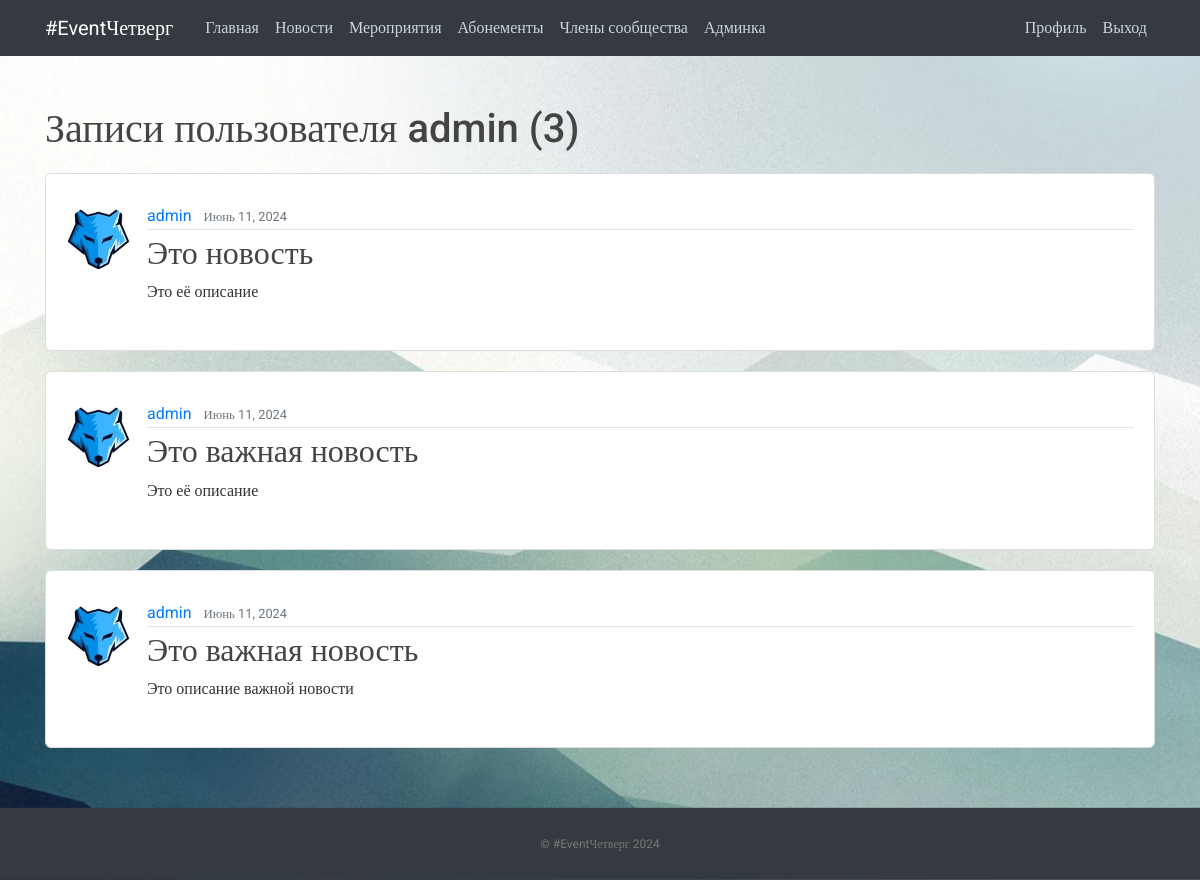
The app's page /user/admin (signed in) with its own data.
### vkr/models.py (models this page shows, shortened)
class Post(models.Model):
    title = models.CharField(max_length=100)
    content = models.TextField()
    date_posted = models.DateTimeField(default=timezone.now)
    author = models.ForeignKey(User, on_delete=models.CASCADE)
    image = models.ImageField(default='event_default.png', upload_to='post_pics')

### users/models.py (models this page shows, shortened)
class Profile(models.Model):
    user = models.OneToOneField(User, on_delete=models.CASCADE)
    image = models.ImageField(default='default.jpg', upload_to='profile_pics')
    about_me = models.TextField(null=True)
    looking_for = models.TextField(null=True)

### vkr/views.py (the view)
# urls.py: path('user/<str:username>', UserPostListView.as_view(), name='user-posts'),
class UserPostListView(ListView):
    model = Post
    template_name = 'vkr/user_posts.html'
    context_object_name = 'posts'
    paginate_by = 5
    def get_queryset(self):
        user = get_object_or_404(User, username=self.kwargs.get('username'))
        return Post.objects.filter(author=user).order_by('-date_posted')

### vkr/templates/vkr/user_posts.html (shortened to what this page needs)
{% extends "vkr/base.html" %}
{% block content %}
    <h1 class="mb-3">Записи пользователя {{ view.kwargs.username }} ({{ page_obj.paginator.count }})</h1>
    {% for post in posts %}
        <article class="media content-section">
          <img class="rounded-circle article-img" src="{{ post.author.profile.image.url }}">
          <div class="media-body">
            <div class="article-metadata">
              <a class="mr-2" href="{% url 'user-posts' post.author.username %}">{{ post.author }}</a>
              <small class="text-muted">{{ post.date_posted|date:"F d, Y" }}</small>
            </div>
            <h2><a class="article-title" href="{% url 'post-detail' post.id %}">{{ post.title }}</a></h2>
            <p class="article-content">{{ post.content }}</p>
          </div>
        </article>
    {% endfor %}
{% endblock content %}

### static/main.css (style rules this page uses)
body, html { width:100%; height:100% }
body { margin:0; padding:0; background: #fafafa; color: #333333; margin-top: 5rem; font-family:Roboto; background-image: url("./images/bg.jpg"); background-repeat: no-repeat; background-size: cover; background-attachment: fixed; }
h1, h2, h3, h4, h5, h6 { color: #444444; }
.content-section { background: #ffffff; padding: 30px 20px; border: 1px solid #dddddd; border-radius: 6px; margin: 20px auto; }
.article-title { color: #444444; }
.article-content { white-space: pre-line; }
.article-img { height: 65px; width: 65px; margin-right: 16px; }
.article-metadata { padding-bottom: 1px; margin-bottom: 4px; border-bottom: 1px solid #e3e3e3 }

### records on screen
Post: author.profile.image (picture), author "admin", date_posted "Июнь 11, 2024", title "Это новость", content "Это её описание"
Post: author.profile.image (picture), author "admin", date_posted "Июнь 11, 2024", title "Это важная новость", content "Это её описание"
Post: author.profile.image (picture), author "admin", date_posted "Июнь 11, 2024", title "Это важная новость", content "Это описание важной новости"

### other values on screen
{{ view.kwargs.username }} "admin"
{{ page_obj.paginator.count }} "3"
